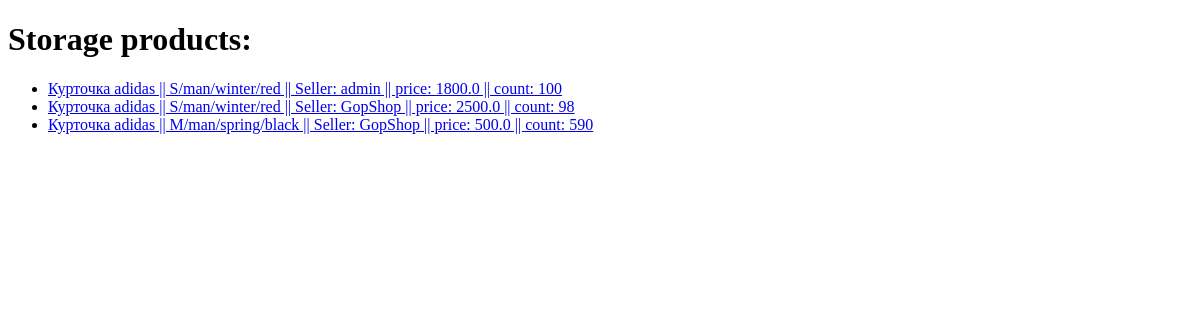
Page /storage/ on the earlier database version.
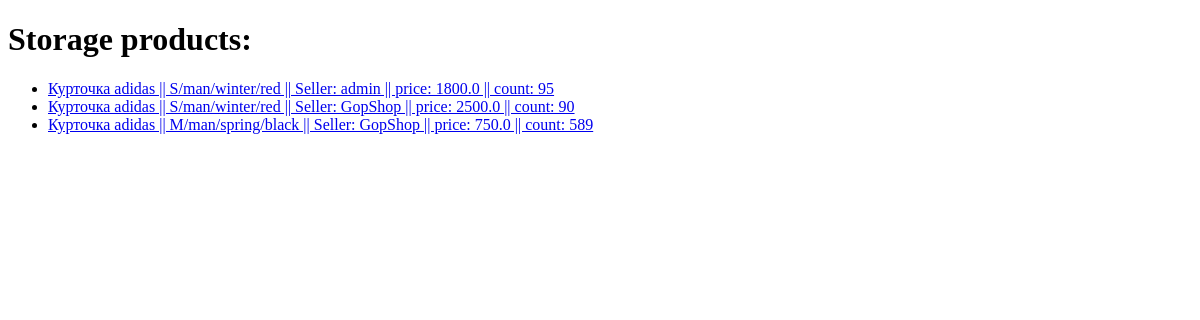
Same page on the later database version.
### storage/models.py (models this page shows, shortened)
class StorageProduct(models.Model):
    product = models.ForeignKey('shop.ProductVersion', related_name='storage_products', on_delete=models.CASCADE)
    seller = models.ForeignKey('shopuser.Seller', related_name='storage_products', on_delete=models.CASCADE)
    categories = models.ForeignKey('shop.Category', related_name='storage_products', on_delete=models.CASCADE)
    count = models.IntegerField()
    price = models.FloatField()
    availability = models.BooleanField()
    def __str__(self):
        props = self.product.dynamic_properties.all()
        return  f'{self.product.main_product.title} || {props[0]}/{props[1]}/{props[2]}/{props[3]} || Seller: {self.seller.user.username} || price: {self.price} || count: {self.count}'

### shop/models.py (models this page shows, shortened)
class ProductVersion(models.Model):
    main_product = models.ForeignKey(Product, on_delete=models.CASCADE, related_name='versions')

class Product(models.Model):
    title = models.CharField(max_length=200)
    description = models.TextField(max_length=1000)
    categories = models.ManyToManyField(Category, related_name='products')
    brand = models.ForeignKey(Brand, related_name='products', on_delete=models.CASCADE)

class DynamicPropertyValue(models.Model):
    dynamic_property = models.ForeignKey(DynamicProperty, related_name='values', on_delete=models.CASCADE)
    value = models.CharField(max_length=60)
    productVersion = models.ForeignKey('ProductVersion', related_name='dynamic_properties', on_delete=models.CASCADE)
    def __str__(self):
        return f'{self.value}'

### shopuser/models.py (models this page shows, shortened)
class Seller(models.Model):
    user = models.OneToOneField(settings.AUTH_USER_MODEL, on_delete=models.CASCADE)
    photo = models.ImageField(upload_to='images/user/photo', blank=True)

### storage/views.py (the view)
# urls.py: path('', views.index, name='index'),
def index(request):
    products = StorageProduct.objects.all()
    return render(request, 'storage/all_products.html', {'products': products})

### templates/storage/all_products.html (shortened to what this page needs)
<!DOCTYPE html>
<html lang="en">
<head>
</head>
<body>
    <h1>Storage products:</h1>
    <ul>
        {% for product in products %}
        <li><a href="{{ product.id }}">{{ product}}</a></li>
        {% endfor %}
    </ul>
</body>
</html>

Differences in the rows shown:
changed StorageProduct: product+seller+price "Курточка adidas || S/man/winter/red || Seller: admin || price: 1800.0 || count: 100" → "Курточка adidas || S/man/winter/red || Seller: admin || price: 1800.0 || count: 95"
changed StorageProduct: product+seller+price "Курточка adidas || S/man/winter/red || Seller: GopShop || price: 2500.0 || count: 98" → "Курточка adidas || S/man/winter/red || Seller: GopShop || price: 2500.0 || count: 90"
changed StorageProduct: product+seller+price "Курточка adidas || M/man/spring/black || Seller: GopShop || price: 500.0 || count: 590" → "Курточка adidas || M/man/spring/black || Seller: GopShop || price: 750.0 || count: 589"
